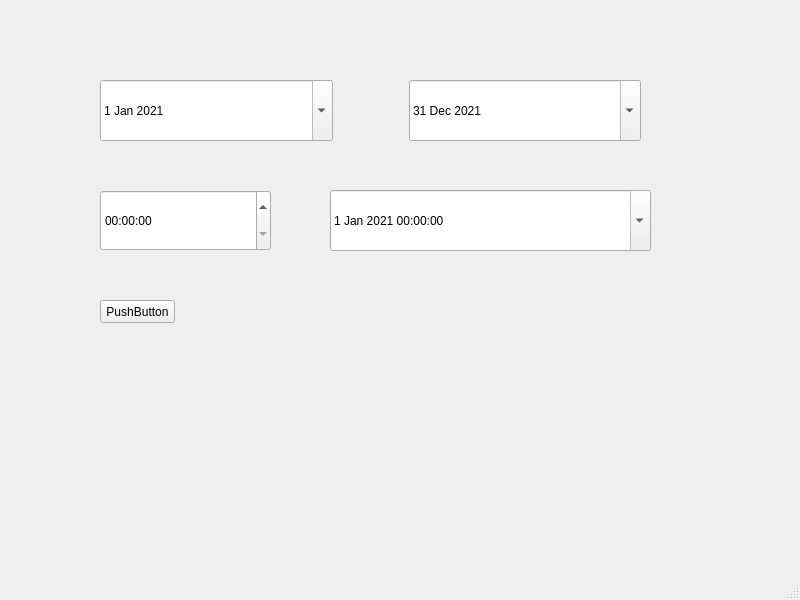
<?xml version="1.0" encoding="UTF-8"?>
<ui version="4.0">
 <class>MainWindow</class>
 <widget class="QMainWindow" name="MainWindow">
  <property name="geometry">
   <rect>
    <x>0</x>
    <y>0</y>
    <width>800</width>
    <height>600</height>
   </rect>
  </property>
  <property name="windowTitle">
   <string>MainWindow</string>
  </property>
  <widget class="QWidget" name="centralwidget">
   <widget class="QTimeEdit" name="timeEdit">
    <property name="geometry">
     <rect>
      <x>100</x>
      <y>190</y>
      <width>171</width>
      <height>61</height>
     </rect>
    </property>
   </widget>
   <widget class="QDateTimeEdit" name="dateTimeEdit">
    <property name="geometry">
     <rect>
      <x>330</x>
      <y>190</y>
      <width>321</width>
      <height>61</height>
     </rect>
    </property>
    <property name="date">
     <date>
      <year>2021</year>
      <month>1</month>
      <day>1</day>
     </date>
    </property>
    <property name="calendarPopup">
     <bool>true</bool>
    </property>
   </widget>
   <widget class="QPushButton" name="btn_calculate">
    <property name="geometry">
     <rect>
      <x>100</x>
      <y>300</y>
      <width>75</width>
      <height>23</height>
     </rect>
    </property>
    <property name="text">
     <string>PushButton</string>
    </property>
   </widget>
   <widget class="QWidget" name="">
    <property name="geometry">
     <rect>
      <x>100</x>
      <y>80</y>
      <width>541</width>
      <height>61</height>
     </rect>
    </property>
    <layout class="QHBoxLayout" name="horizontalLayout">
     <item>
      <widget class="QDateEdit" name="dateStart">
       <property name="sizePolicy">
        <sizepolicy hsizetype="Minimum" vsizetype="Preferred">
         <horstretch>0</horstretch>
         <verstretch>0</verstretch>
        </sizepolicy>
       </property>
       <property name="calendarPopup">
        <bool>true</bool>
       </property>
       <property name="date">
        <date>
         <year>2021</year>
         <month>1</month>
         <day>1</day>
        </date>
       </property>
      </widget>
     </item>
     <item>
      <spacer name="horizontalSpacer">
       <property name="orientation">
        <enum>Qt::Horizontal</enum>
       </property>
       <property name="sizeType">
        <enum>QSizePolicy::Fixed</enum>
       </property>
       <property name="sizeHint" stdset="0">
        <size>
         <width>70</width>
         <height>20</height>
        </size>
       </property>
      </spacer>
     </item>
     <item>
      <widget class="QDateEdit" name="dateEnd">
       <property name="sizePolicy">
        <sizepolicy hsizetype="Minimum" vsizetype="Preferred">
         <horstretch>0</horstretch>
         <verstretch>0</verstretch>
        </sizepolicy>
       </property>
       <property name="calendarPopup">
        <bool>true</bool>
       </property>
       <property name="date">
        <date>
         <year>2021</year>
         <month>12</month>
         <day>31</day>
        </date>
       </property>
      </widget>
     </item>
    </layout>
   </widget>
  </widget>
  <widget class="QMenuBar" name="menubar">
   <property name="geometry">
    <rect>
     <x>0</x>
     <y>0</y>
     <width>800</width>
     <height>21</height>
    </rect>
   </property>
  </widget>
  <widget class="QStatusBar" name="statusbar"/>
 </widget>
 <resources/>
 <connections/>
</ui>
